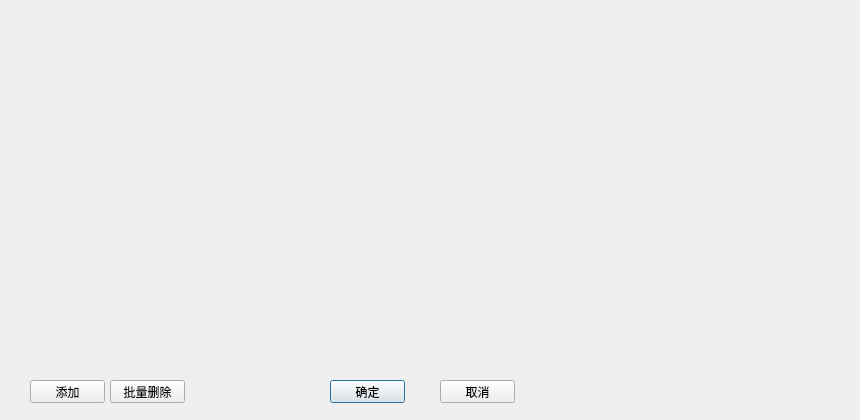
<?xml version="1.0" encoding="UTF-8"?>
<ui version="4.0">
 <class>Dialog</class>
 <widget class="QDialog" name="Dialog">
  <property name="geometry">
   <rect>
    <x>0</x>
    <y>0</y>
    <width>860</width>
    <height>420</height>
   </rect>
  </property>
  <property name="minimumSize">
   <size>
    <width>860</width>
    <height>420</height>
   </size>
  </property>
  <property name="maximumSize">
   <size>
    <width>860</width>
    <height>420</height>
   </size>
  </property>
  <property name="windowTitle">
   <string>任务计划表</string>
  </property>
  <widget class="QPushButton" name="btnOk">
   <property name="geometry">
    <rect>
     <x>330</x>
     <y>380</y>
     <width>75</width>
     <height>23</height>
    </rect>
   </property>
   <property name="text">
    <string>确定</string>
   </property>
   <property name="default">
    <bool>true</bool>
   </property>
  </widget>
  <widget class="QPushButton" name="btnCancel">
   <property name="geometry">
    <rect>
     <x>440</x>
     <y>380</y>
     <width>75</width>
     <height>23</height>
    </rect>
   </property>
   <property name="text">
    <string>取消</string>
   </property>
  </widget>
  <widget class="QPushButton" name="btnAdd">
   <property name="geometry">
    <rect>
     <x>30</x>
     <y>380</y>
     <width>75</width>
     <height>23</height>
    </rect>
   </property>
   <property name="text">
    <string>添加</string>
   </property>
   <property name="default">
    <bool>false</bool>
   </property>
  </widget>
  <widget class="QPushButton" name="btnDelete">
   <property name="geometry">
    <rect>
     <x>110</x>
     <y>380</y>
     <width>75</width>
     <height>23</height>
    </rect>
   </property>
   <property name="text">
    <string>批量删除</string>
   </property>
   <property name="default">
    <bool>false</bool>
   </property>
  </widget>
 </widget>
 <resources/>
 <connections>
  <connection>
   <sender>btnCancel</sender>
   <signal>clicked()</signal>
   <receiver>Dialog</receiver>
   <slot>reject()</slot>
   <hints>
    <hint type="sourcelabel">
     <x>503</x>
     <y>386</y>
    </hint>
    <hint type="destinationlabel">
     <x>473</x>
     <y>373</y>
    </hint>
   </hints>
  </connection>
 </connections>
</ui>
